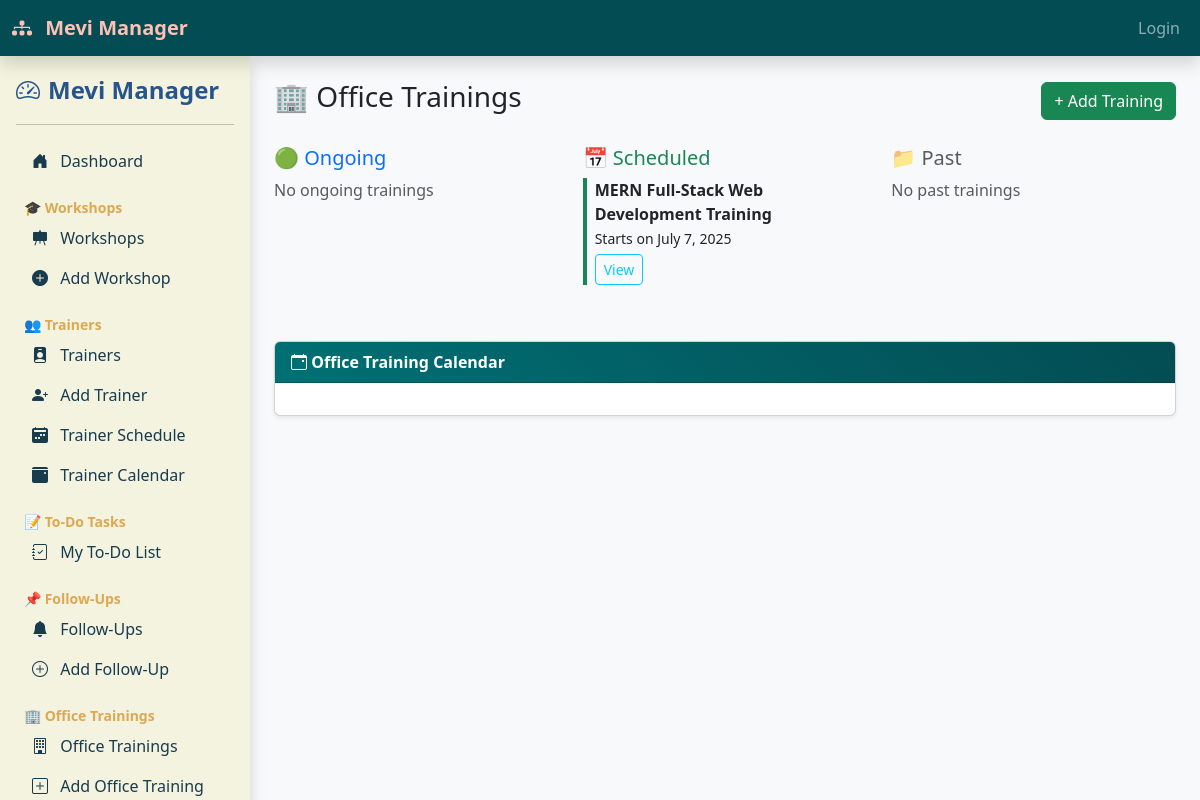
Screenshot of /office-trainings/ with the database file from the repository.
### workshop_manager/models.py (models this page shows, shortened)
class OfficeTraining(models.Model):
    name = models.CharField(max_length=200)
    batch_id = models.CharField(max_length=50)
    batch = models.CharField(max_length=20, choices=BATCH_CHOICES)
    mode = models.CharField(max_length=10, choices=MODE_CHOICES)
    hall = models.CharField(max_length=10, choices=HALL_CHOICES, blank=True, null=True)
    start_date = models.DateField()
    end_date = models.DateField()
    trainers = models.ManyToManyField('Trainer')  # Assuming Trainer model exists

### workshop_manager/views.py (the view)
# urls.py: path('office-trainings/', views.office_training_list, name='office_training_list'),
def office_training_list(request):
    today = date.today()
    trainings = OfficeTraining.objects.all()
    ongoing = trainings.filter(start_date__lte=today, end_date__gte=today)
    scheduled = trainings.filter(start_date__gt=today)
    past = trainings.filter(end_date__lt=today)
    context = {
        'ongoing': ongoing,
        'scheduled': scheduled,
        'past': past,
        'calendar_trainings': trainings,
        'today': today,
    }
    return render(request, 'office_training/list.html', context)

### workshop_manager/templates/office_training/list.html (shortened to what this page needs)
{% extends 'base.html' %}
{% load static %}
{% block content %}
<link href="https://cdn.jsdelivr.net/npm/fullcalendar@6.1.8/main.min.css" rel="stylesheet">
<div class="container mt-4">
  <div class="d-flex justify-content-between align-items-center">
    <h3>🏢 Office Trainings</h3>
    <a href="{% url 'add_office_training' %}" class="btn btn-success">+ Add Training</a>
  </div>
  <div class="row mt-4">
    <div class="col-md-4">
      <h5 class="text-primary">🟢 Ongoing</h5>
      {% for t in ongoing %}
        <div class="mb-2 border-start border-4 border-primary ps-2">
          <strong>{{ t.name }}</strong> <br>
          <small>{{ t.start_date }} → {{ t.end_date }}</small><br>
          <a href="{% url 'view_office_training' t.pk %}" class="btn btn-sm btn-outline-info mt-1">View</a>
        </div>
      {% empty %}
        <p class="text-muted">No ongoing trainings</p>
      {% endfor %}
    </div>
    <div class="col-md-4">
      <h5 class="text-success">📅 Scheduled</h5>
      {% for t in scheduled %}
        <div class="mb-2 border-start border-4 border-success ps-2">
          <strong>{{ t.name }}</strong><br>
          <small>Starts on {{ t.start_date }}</small><br>
          <a href="{% url 'view_office_training' t.pk %}" class="btn btn-sm btn-outline-info mt-1">View</a>
        </div>
      {% empty %}
        <p class="text-muted">No upcoming trainings</p>
      {% endfor %}
    </div>
    <div class="col-md-4">
      <h5 class="text-muted">📁 Past</h5>
      {% for t in past %}
        <div class="mb-2 border-start border-4 border-secondary ps-2">
          <strong>{{ t.name }}</strong><br>
          <small>Ended on {{ t.end_date }}</small><br>
          <a href="{% url 'view_office_training' t.pk %}" class="btn btn-sm btn-outline-info mt-1">View</a>
        </div>
      {% empty %}
        <p class="text-muted">No past trainings</p>
      {% endfor %}
    </div>
  </div>
  <div class="card shadow-sm mt-5">
    <div class="card-header bg-dark text-white fw-bold">
      <i class="bi bi-calendar-event"></i> Office Training Calendar
    </div>
    <div class="card-body">
    </div>
  </div>
</div>
{% endblock %}

### workshop_manager/templates/base.html (style rules this page uses)
:root { --primary-dark: #034C53; --primary: #007074; --accent: #F38C79; --light-accent: #FFC1B4; }
body { padding-top: 56px; background-color: #f8f9fa; }
.card-header { background: linear-gradient(45deg, var(--primary), var(--primary-dark)); }
.card-header.text-white { color: #fff !important; }

### rows the page displays
OfficeTraining: name "MERN Full-Stack Web Development Training", start_date "July 7, 2025"
